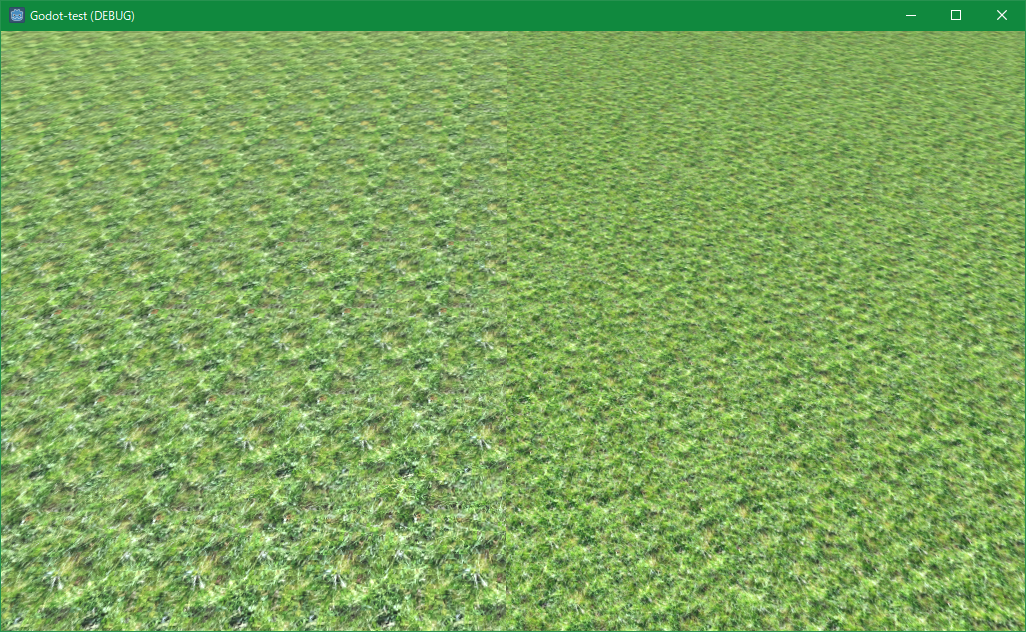
#> input picture ss.png, 1026 x 632 px
$ python precomp_tex.py --input ../ss.png
#> lines starting #> are read from the running program, lines starting #| are printed output that depends on the picture; long printed decimals are rounded
#
# 確率論的テクスチャ用事前計算 / Ported by あるる（きのもと 結衣） @arlez80
# Pre Computations for Procedural Stochastic Textures / Ported by Yui Kinomoto @arlez80
#
# MIT License
#
#	References:
#		https://eheitzresearch.wordpress.com/722-2/
#				High-Performance By-Example Noise using a Histogram-Preserving Blending Operator
#		https://eheitzresearch.wordpress.com/738-2/
# 			"Procedural Stochastic Textures by Tiling and Blending"
#

import math
import cv2
import numpy as np
import statistics

GAUSSIAN_AVERAGE = 0.5
GAUSSIAN_STD = 0.166666
LUT_WITH = 128

class Precomputations:
	input = None
	input_decorrelated = None
	t_input = None
	t_inv = None
	color_space_vector1 = None
	color_space_vector2 = None
	color_space_vector3 = None
	color_space_origin = None

	def exec( self, path ):
		print( "Start" )
		self.input = ( cv2.imread( path ) / 255.0 ).astype( np.float64 )[:,:,::-1]
		self.input_decorrelated = np.zeros_like( self.input )
		self.t_input = np.zeros_like( self.input )
		self.t_inv = np.zeros( ( 1, LUT_WITH, 3 ) )

		# Section 1.4 Improvement: usign a decorrelated color space
		print( "	--> Generating Decorrelate Color Space" )
		self._decorrelate_color_space( )

		# Section 1.3.2 Applying the histogram transformation T on the input
		print( "	--> Generating T Input" )
		self._compute_t_input( )

		# Section 1.3.3 Precomputing the inverse histogram transformation T^{-1}
		print( "	--> Generating Inv T" )
		self._compute_inv_t( )

		# Section 1.5 Improvement: prefiltering the loop-up table
		# TODO: implement

		self.input = self.input[:,:,::-1]
		self.input_decorrelated = self.input_decorrelated[:,:,::-1]
		self.t_input = self.t_input[:,:,::-1]
		self.t_inv = self.t_inv[:,:,::-1]
		print( "Finished" )

	def _decorrelate_color_space( self ):
		eigen_vectors = self._compute_eigen_vectors( )

		# Rotate to eigen vector space and
		# TODO: 高速化
		for y in range( self.input.shape[0] ):
			input_line = self.input[y]
			for x in range( self.input.shape[1] ):
				v = input_line[x]
				self.input_decorrelated[y][x] = (
					np.dot( v, eigen_vectors[0] )
				,	np.dot( v, eigen_vectors[1] )
				,	np.dot( v, eigen_vectors[2] )
				)

		# Compute ranges of the new color space
		color_space_ranges = np.array((
			( np.amin( self.input_decorrelated[:,:,0] ), np.amax( self.input_decorrelated[:,:,0] ) )
		,	( np.amin( self.input_decorrelated[:,:,1] ), np.amax( self.input_decorrelated[:,:,1] ) )
		,	( np.amin( self.input_decorrelated[:,:,2] ), np.amax( self.input_decorrelated[:,:,2] ) )
		))

		# Remap range to [0, 1]
		self.input_decorrelated = ( self.input_decorrelated - color_space_ranges[:,0] ) / ( color_space_ranges[:,1] - color_space_ranges[:,0] )

		self.color_space_origin = np.array((
			color_space_ranges[0][0] * eigen_vectors[0][0] + color_space_ranges[1][0] * eigen_vectors[1][0] + color_space_ranges[2][0] * eigen_vectors[2][0]
		,	color_space_ranges[0][0] * eigen_vectors[0][1] + color_space_ranges[1][0] * eigen_vectors[1][1] + color_space_ranges[2][0] * eigen_vectors[2][1]
		,	color_space_ranges[0][0] * eigen_vectors[0][2] + color_space_ranges[1][0] * eigen_vectors[1][2] + color_space_ranges[2][0] * eigen_vectors[2][2]
		))

		self.color_space_vector1 = eigen_vectors[0] * ( color_space_ranges[0][1] - color_space_ranges[0][0] )
		self.color_space_vector2 = eigen_vectors[1] * ( color_space_ranges[1][1] - color_space_ranges[1][0] )
		self.color_space_vector3 = eigen_vectors[2] * ( color_space_ranges[2][1] - color_space_ranges[2][0] )

	def _compute_eigen_vectors( self ):
		size = float( self.input.shape[0] * self.input.shape[1] )
		c = np.sum( self.input, axis=(0, 1) ) / size
		c_dot = np.sum( self.input * self.input, axis=(0, 1) ) / size
		rg = np.sum( self.input[:,:,0] * self.input[:,:,1], axis=(0, 1) ) / size
		rb = np.sum( self.input[:,:,0] * self.input[:,:,2], axis=(0, 1) ) / size
		gb = np.sum( self.input[:,:,1] * self.input[:,:,2], axis=(0, 1) ) / size

		_, _, eigen_vectors = cv2.eigen(np.array((
			( c_dot[0] - c[0]*c[0], rg - c[0]*c[1], rb - c[0]*c[2] )
		,	( rg - c[0]*c[1], c_dot[1] - c[1]*c[1], gb - c[1]*c[2] )
		,	( rb - c[0]*c[2], gb - c[1]*c[2], c_dot[2] - c[2]*c[2] )
		)))
		return np.array((
			eigen_vectors[0]
		,	eigen_vectors[2]
		,	eigen_vectors[1]
		))

	def _compute_t_input( self ):
		input_values = [[],[],[]]
		for y in range( self.input_decorrelated.shape[0] ):
			for x in range( self.input_decorrelated.shape[1] ):
				v = self.input_decorrelated[y][x]

				for ch in range( 3 ):
					input_values[ch].append((x,y,v[ch]))

		sorted_input_values = []
		for ch in range( 3 ):
			v = np.array( input_values[ch] )
			sorted_input_values.append( v[np.argsort(v[:, 2])] )

		size = len( sorted_input_values[0] )
		nd = statistics.NormalDist( GAUSSIAN_AVERAGE, GAUSSIAN_STD )
		for i in range( size ):
			u = ( i + 0.5 ) / size
			g = nd.inv_cdf( u )

			for ch in range( 3 ):
				x, y, _ = sorted_input_values[ch][i]
				self.t_input[int(y)][int(x)][ch] = g

	def _compute_inv_t( self ):
		input_values = [[],[],[]]

		for y in range( self.input_decorrelated.shape[0] ):
			for x in range( self.input_decorrelated.shape[1] ):
				v = self.input_decorrelated[y][x]

				for ch in range( 3 ):
					input_values[ch].append( v[ch] )

		sorted_input_values = [ np.sort( np.array( input_values[i] ) ) for i in range( 3 ) ]
		size_input_values = len( sorted_input_values[0] )
		lut_size = self.t_inv.shape[1]
		nd = statistics.NormalDist( GAUSSIAN_AVERAGE, GAUSSIAN_STD )
		for i in range( lut_size ):
			g = ( i + 0.5 ) / lut_size
			u = nd.cdf( g )
			index = int( math.floor( u * size_input_values ) )
			for ch in range( 3 ):
				self.t_inv[0][i][ch] = sorted_input_values[ch][index]

def _main( ):
	import argparse
	import os
	import json

	parser = argparse.ArgumentParser()
	parser.add_argument("-i", "--input", help="Input texture file path", required=True)
	parser.add_argument("-ot", "--output-t-input", help="Output TInput file path")
	parser.add_argument("-ol", "--output-lut", help="Output LUT file path")
	parser.add_argument("-oc", "--output-color-space", help="Output Color Spaces file path")
	parser.add_argument("--test", help="Show the converted image (no save)", action="store_true")
	args = parser.parse_args( )

	st = Precomputations( )
	st.exec( args.input )
#> in _compute_eigen_vectors, `c = np.sum( self.input, axis=(0, 1) ) / size`: c = [0.493, 0.652, 0.368]
#> in _compute_eigen_vectors, `c_dot = np.sum( self.input * self.input, axis=(0, 1) ) / size`: c_dot = [0.264, 0.438, 0.145]
#> in _compute_eigen_vectors, `rg = np.sum( self.input[:,:,0] * self.input[:,:,1], axis=(0, 1) ) / size`: rg = 0.335
#> in _compute_eigen_vectors, `rb = np.sum( self.input[:,:,0] * self.input[:,:,2], axis=(0, 1) ) / size`: rb = 0.193
#> in _compute_eigen_vectors, `gb = np.sum( self.input[:,:,1] * self.input[:,:,2], axis=(0, 1) ) / size`: gb = 0.249
#> in _compute_eigen_vectors, `_, _, eigen_vectors = cv2.eigen(np.array(( ( c_dot[0] - c[0]*c[0], rg ..`: eigen_vectors = [[0.718, 0.537, 0.443], [-0.695, 0.583, 0.421], [-0.0326, -0.61, 0.792]]
#> in _decorrelate_color_space, `eigen_vectors = self._compute_eigen_vectors( )`: eigen_vectors = [[0.718, 0.537, 0.443], [-0.0326, -0.61, 0.792], [-0.695, 0.583, 0.421]]
#> after the loop in _decorrelate_color_space, `for y in range( self.input.shape[0] ):`:
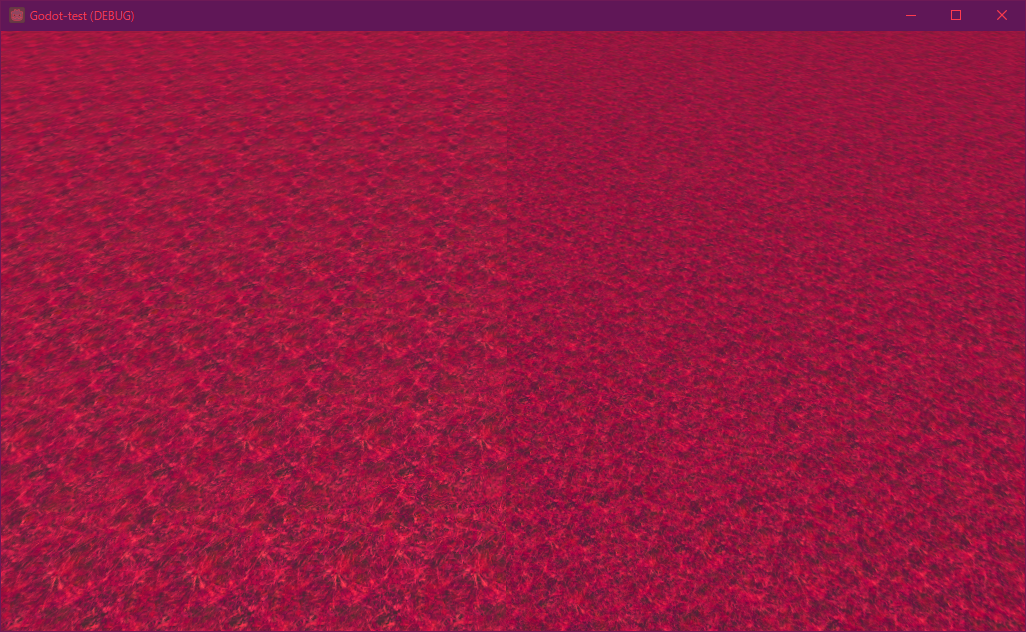
#> self.input_decorrelated: shape (632, 1026, 3) float64; mean R, G, B 0.867, -0.122, 0.193; drawn with min black and max white
#> in _decorrelate_color_space, `color_space_ranges = np.array(( ( np.amin( self.input_decorrelated[:,:..`: color_space_ranges = [[0.265, 1.7], [-0.32, 0.263], [0.00713, 0.674]]
#> in _decorrelate_color_space, `self.input_decorrelated = ( self.input_decorrelated - color_space_rang..`:
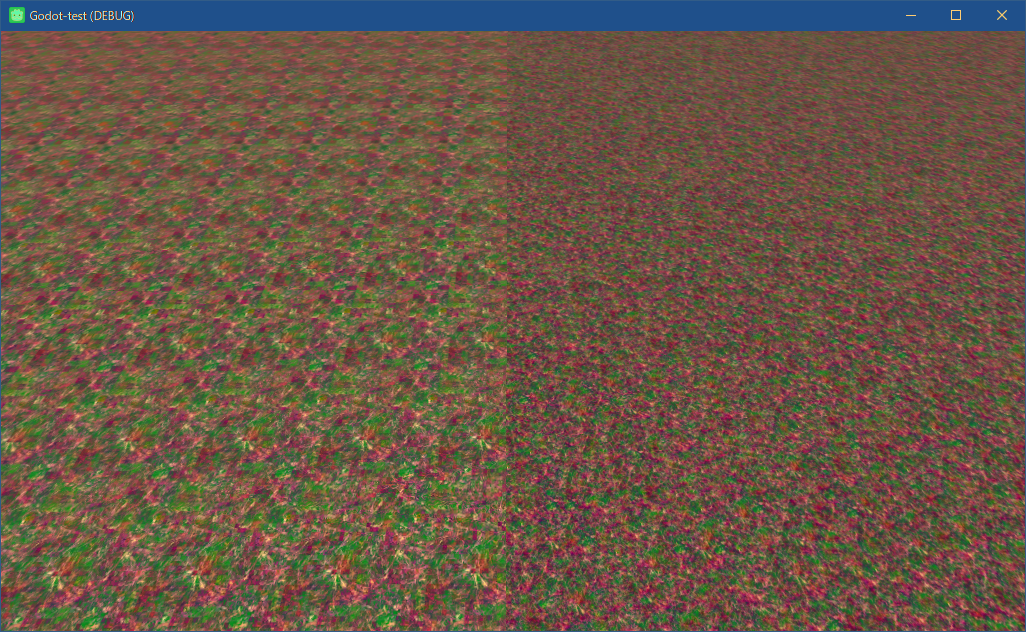
#> self.input_decorrelated: shape (632, 1026, 3) float64; mean R, G, B 0.42, 0.34, 0.278
#> in _decorrelate_color_space, `self.color_space_origin = np.array(( color_space_ranges[0][0] * eigen_..`: self.color_space_origin = [0.196, 0.341, -0.133]
#> in _decorrelate_color_space, `self.color_space_vector1 = eigen_vectors[0] * ( color_space_ranges[0][..`: self.color_space_vector1 = [1.03, 0.769, 0.634]
#> in _decorrelate_color_space, `self.color_space_vector2 = eigen_vectors[1] * ( color_space_ranges[1][..`: self.color_space_vector2 = [-0.019, -0.356, 0.462]
#> in _decorrelate_color_space, `self.color_space_vector3 = eigen_vectors[2] * ( color_space_ranges[2][..`: self.color_space_vector3 = [-0.463, 0.389, 0.281]

	print( "Color Space Origin: ", st.color_space_origin )
#| Color Space Origin:  [ 0.1958  0.3415 -0.1332]
	print( "Color Space Vector1: ", st.color_space_vector1 )
#| Color Space Vector1:  [1.029 0.7687 0.6343]
	print( "Color Space Vector2: ", st.color_space_vector2 )
#| Color Space Vector2:  [-0.019 -0.3556  0.4618]
	print( "Color Space Vector3: ", st.color_space_vector3 )
#| Color Space Vector3:  [-0.4634  0.3891  0.2805]

	if args.test:
		cv2.imshow( "input", st.input )
		cv2.imshow( "input_decorrelated", st.input_decorrelated )
		cv2.imshow( "t_input", st.t_input )
		cv2.imshow( "t_inv", st.t_inv )
		cv2.waitKey( 0 )
		cv2.destroyAllWindows( )
	else:
		base_file_name = os.path.splitext( os.path.basename( args.input ) )[0]
		t_input_path = base_file_name + "_t_input.png"
#> t_input_path = 'ss_t_input.png'
		if args.output_t_input:
			t_input_path = args.output_t_input
		lut_path = base_file_name + "_lut.png"
#> lut_path = 'ss_lut.png'
		if args.output_lut:
			lut_path = args.output_lut
		color_space_path = base_file_name + "_color_space.json"
#> color_space_path = 'ss_color_space.json'
		if args.output_color_space:
			color_space_path = args.output_color_space

		cv2.imwrite( t_input_path, np.clip( st.t_input * 255, a_min=0, a_max=255 ).astype( np.uint8 ) )
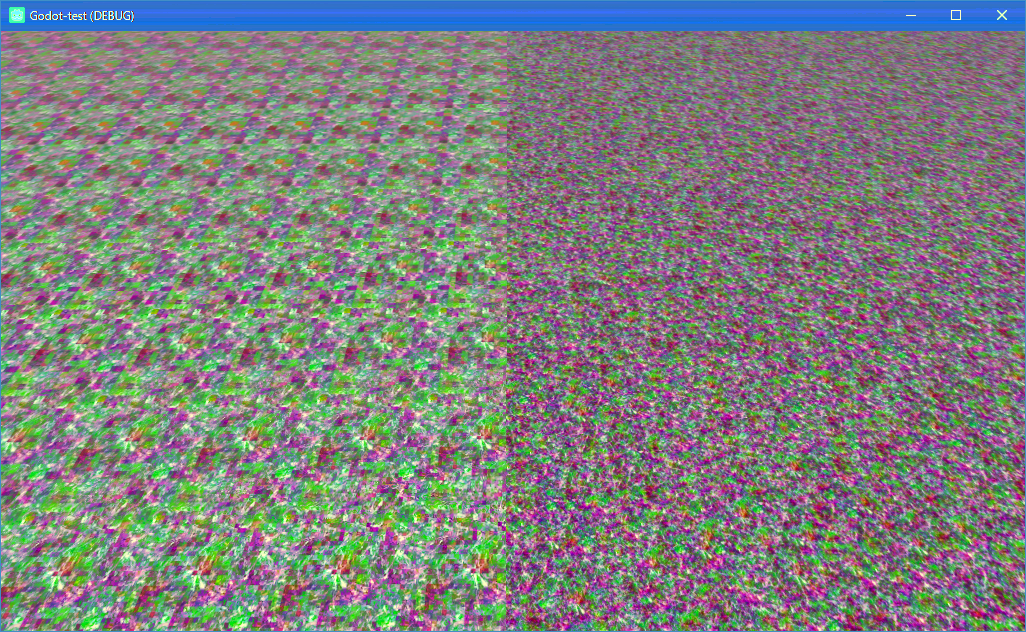
#> saved as ss_t_input.png: shape (632, 1026, 3); mean B, G, R 127, 127, 127
		cv2.imwrite( lut_path, np.clip( st.t_inv * 255, a_min=0, a_max=255 ).astype( np.uint8 ) )
		with open( color_space_path, 'w' ) as f:
			json.dump({
				"color_space_origin": st.color_space_origin.tolist( )
			,	"color_space_vector1": st.color_space_vector1.tolist( )
			,	"color_space_vector2": st.color_space_vector2.tolist( )
			,	"color_space_vector3": st.color_space_vector3.tolist( )
			}, f)

if __name__ == "__main__":
	_main( )

$ run again, on tex/grass_t_input.png
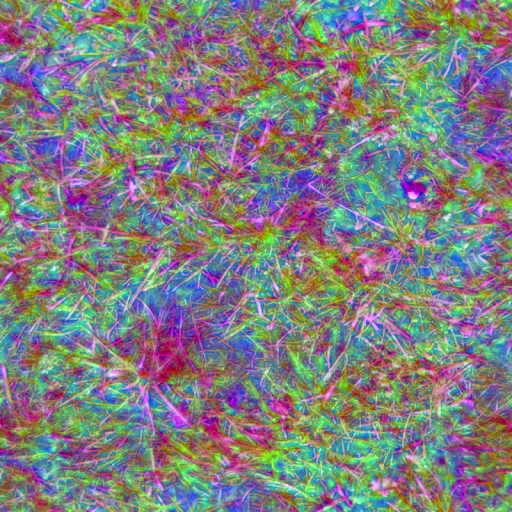
#> input picture tex/grass_t_input.png, 512 x 512 px
#> c = [0.498, 0.498, 0.498]
#> c_dot = [0.276, 0.276, 0.276]
#> rg = 0.248
#> rb = 0.247
#> gb = 0.248
#> in _compute_eigen_vectors, `_, _, eigen_vectors = cv2.eigen(np.array(( ( c_dot[0] - c[0]*c[0], rg ..`: eigen_vectors = [[-0.71, -0.101, 0.697], [0.0577, 0.978, 0.2], [0.702, -0.183, 0.689]]
#> in _decorrelate_color_space, `eigen_vectors = self._compute_eigen_vectors( )`: eigen_vectors = [[-0.71, -0.101, 0.697], [0.702, -0.183, 0.689], [0.0577, 0.978, 0.2]]
#> after the loop in _decorrelate_color_space, `for y in range( self.input.shape[0] ):`:
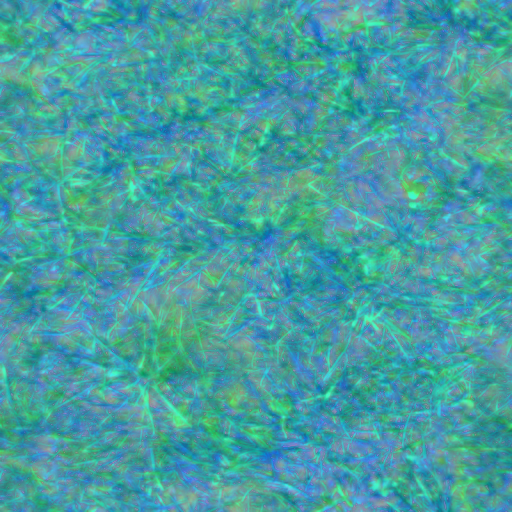
#> self.input_decorrelated: shape (512, 512, 3) float64; mean R, G, B -0.057, 0.602, 0.616; drawn with min black and max white
#> color_space_ranges = [[-0.588, 0.627], [0.14, 1.32], [0.0474, 1.21]]
#> in _decorrelate_color_space, `self.input_decorrelated = ( self.input_decorrelated - color_space_rang..`:
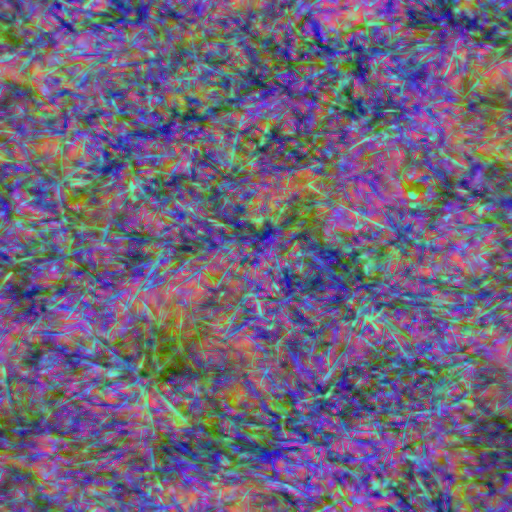
#> self.input_decorrelated: shape (512, 512, 3) float64; mean R, G, B 0.437, 0.392, 0.487
#> self.color_space_origin = [0.519, 0.08, -0.304]
#> self.color_space_vector1 = [-0.863, -0.123, 0.847]
#> self.color_space_vector2 = [0.826, -0.215, 0.811]
#> self.color_space_vector3 = [0.0673, 1.14, 0.234]
#| Color Space Origin:  [ 0.5192  0.08003 -0.3037 ]
#| Color Space Vector1:  [-0.8633 -0.1226  0.8468]
#| Color Space Vector2:  [ 0.8262 -0.215  0.8112]
#| Color Space Vector3:  [0.06734 1.141 0.2339]
#> t_input_path = 'grass_t_input_t_input.png'
#> lut_path = 'grass_t_input_lut.png'
#> color_space_path = 'grass_t_input_color_space.json'

$ run again, on tex/grass.jpg
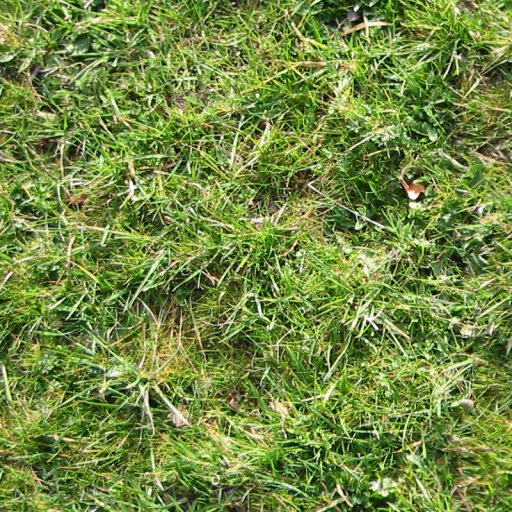
#> input picture tex/grass.jpg, 512 x 512 px
#> c = [0.455, 0.537, 0.264]
#> c_dot = [0.251, 0.33, 0.104]
#> rg = 0.286
#> rb = 0.156
#> gb = 0.176
#> in _compute_eigen_vectors, `_, _, eigen_vectors = cv2.eigen(np.array(( ( c_dot[0] - c[0]*c[0], rg ..`: eigen_vectors = [[0.613, 0.588, 0.527], [-0.132, -0.582, 0.802], [-0.779, 0.561, 0.28]]
#> in _decorrelate_color_space, `eigen_vectors = self._compute_eigen_vectors( )`: eigen_vectors = [[0.613, 0.588, 0.527], [-0.779, 0.561, 0.28], [-0.132, -0.582, 0.802]]
#> after the loop in _decorrelate_color_space, `for y in range( self.input.shape[0] ):`:
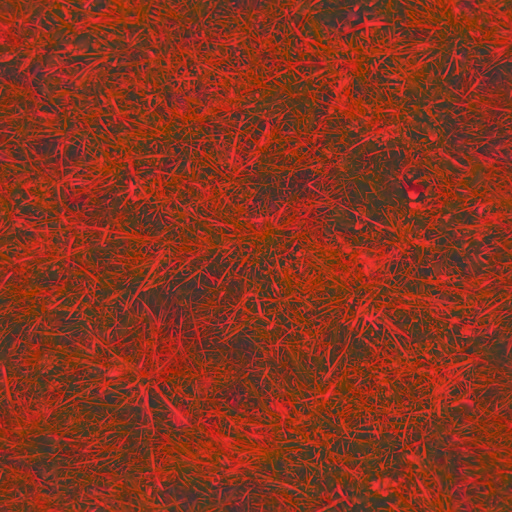
#> self.input_decorrelated: shape (512, 512, 3) float64; mean R, G, B 0.734, 0.0214, -0.161; drawn with min black and max white
#> color_space_ranges = [[0.0115, 1.73], [-0.233, 0.144], [-0.419, 0.118]]
#> self.color_space_origin = [0.244, 0.12, -0.396]
#> self.color_space_vector1 = [1.05, 1.01, 0.904]
#> self.color_space_vector2 = [-0.294, 0.212, 0.106]
#> self.color_space_vector3 = [-0.0708, -0.313, 0.431]
#| Color Space Origin:  [ 0.2441  0.1199  -0.3957]
#| Color Space Vector1:  [1.052 1.008 0.9045]
#| Color Space Vector2:  [-0.294  0.2119  0.1056]
#| Color Space Vector3:  [-0.07078 -0.313  0.4312]
#> t_input_path = 'grass_t_input.png'
#> lut_path = 'grass_lut.png'
#> color_space_path = 'grass_color_space.json'
#> in _main, `cv2.imwrite( t_input_path, np.clip( st.t_input * 255, a_min=0, a_max=2..`:
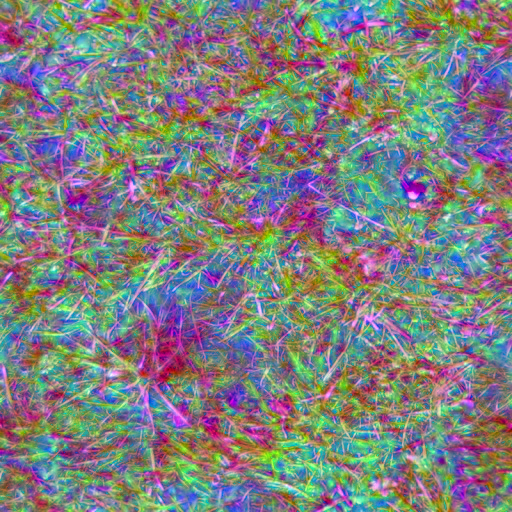
#> saved as grass_t_input.png: shape (512, 512, 3); mean B, G, R 127, 127, 127
